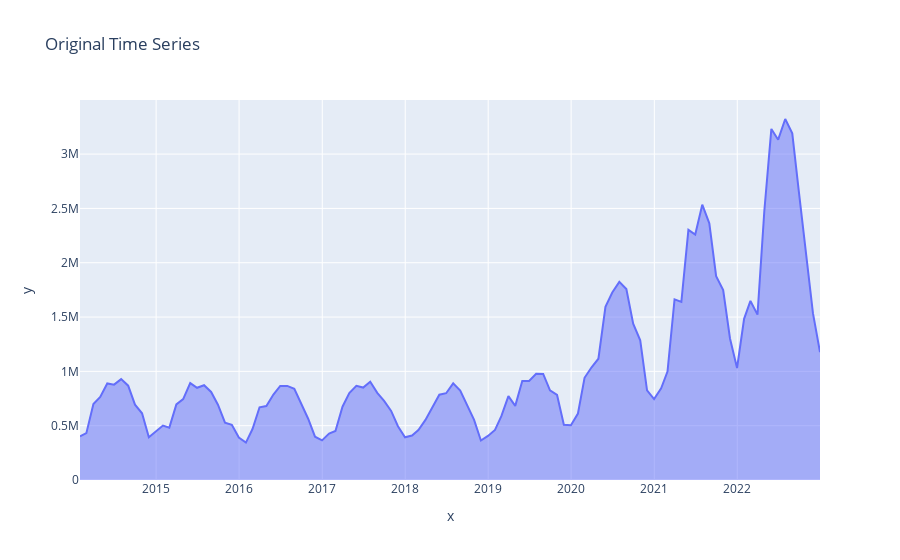

Notebook source saved alongside this figure:
### Code cell
import plotly.express as px

fig = px.area(x=df_solar.index, 
              y=df_solar['generation'], 
              title='Original Time Series',
              )
fig
